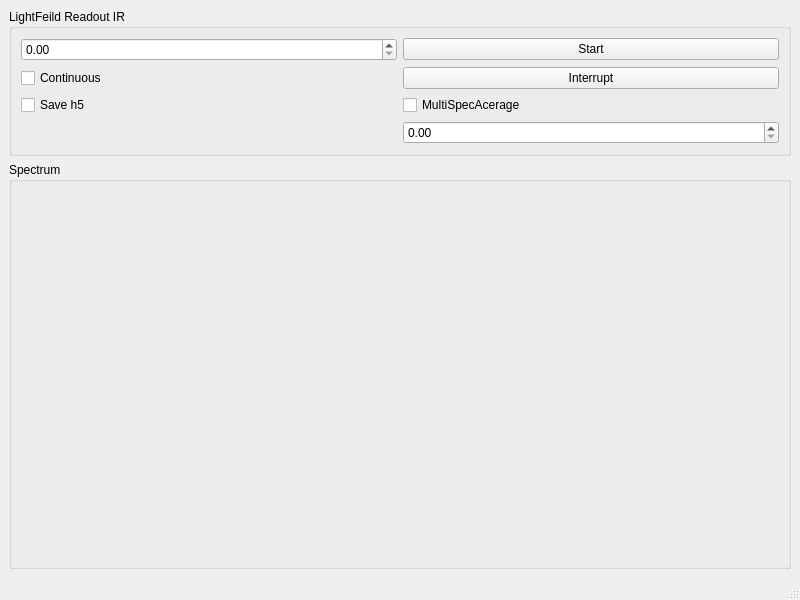
<?xml version="1.0" encoding="UTF-8"?>
<ui version="4.0">
 <class>APDOptmizerWindow</class>
 <widget class="QMainWindow" name="APDOptmizerWindow">
  <property name="geometry">
   <rect>
    <x>0</x>
    <y>0</y>
    <width>800</width>
    <height>600</height>
   </rect>
  </property>
  <property name="windowTitle">
   <string>APD Optimizer</string>
  </property>
  <widget class="QWidget" name="centralwidget">
   <layout class="QVBoxLayout" name="verticalLayout" stretch="0,1">
    <item>
     <widget class="QGroupBox" name="control_groupBox">
      <property name="title">
       <string>LightFeild Readout IR</string>
      </property>
      <layout class="QGridLayout" name="gridLayout">
       <item row="0" column="0">
        <widget class="QDoubleSpinBox" name="int_time_doubleSpinBox"/>
       </item>
       <item row="0" column="1">
        <widget class="QPushButton" name="start_pushButton">
         <property name="text">
          <string>Start</string>
         </property>
        </widget>
       </item>
       <item row="1" column="0">
        <widget class="QCheckBox" name="continuous_checkBox">
         <property name="text">
          <string>Continuous</string>
         </property>
        </widget>
       </item>
       <item row="2" column="0">
        <widget class="QCheckBox" name="save_h5_checkBox">
         <property name="text">
          <string>Save h5</string>
         </property>
        </widget>
       </item>
       <item row="1" column="1">
        <widget class="QPushButton" name="interrupt_pushButton">
         <property name="text">
          <string>Interrupt</string>
         </property>
        </widget>
       </item>
       <item row="2" column="1">
        <widget class="QCheckBox" name="MultiSpecAvg_checkBox">
         <property name="text">
          <string>MultiSpecAcerage</string>
         </property>
        </widget>
       </item>
       <item row="3" column="1">
        <widget class="QDoubleSpinBox" name="MultiSpecAvg_Number_doubleSpinBox"/>
       </item>
      </layout>
     </widget>
    </item>
    <item>
     <widget class="QGroupBox" name="plot_groupBox">
      <property name="title">
       <string>Spectrum</string>
      </property>
      <layout class="QVBoxLayout" name="verticalLayout_2"/>
     </widget>
    </item>
   </layout>
  </widget>
  <widget class="QMenuBar" name="menubar">
   <property name="geometry">
    <rect>
     <x>0</x>
     <y>0</y>
     <width>800</width>
     <height>21</height>
    </rect>
   </property>
  </widget>
  <widget class="QStatusBar" name="statusbar"/>
 </widget>
 <resources/>
 <connections/>
</ui>
